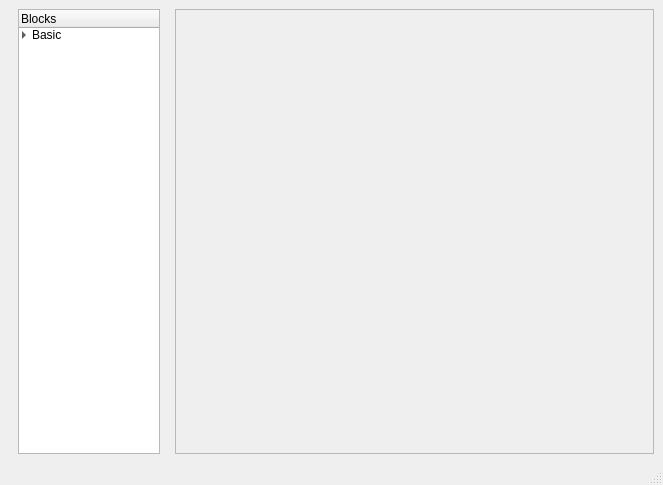
<?xml version="1.0" encoding="UTF-8"?>
<ui version="4.0">
 <class>MainWindow</class>
 <widget class="QMainWindow" name="MainWindow">
  <property name="geometry">
   <rect>
    <x>0</x>
    <y>0</y>
    <width>663</width>
    <height>485</height>
   </rect>
  </property>
  <property name="windowTitle">
   <string>MainWindow</string>
  </property>
  <widget class="QWidget" name="centralwidget">
   <layout class="QHBoxLayout" name="horizontalLayout" stretch="0,0">
    <item>
     <widget class="QWidget" name="sideBar" native="true">
      <property name="maximumSize">
       <size>
        <width>160</width>
        <height>16777215</height>
       </size>
      </property>
      <layout class="QHBoxLayout" name="horizontalLayout_2">
       <property name="spacing">
        <number>0</number>
       </property>
       <property name="topMargin">
        <number>0</number>
       </property>
       <property name="bottomMargin">
        <number>0</number>
       </property>
       <item>
        <widget class="QTreeWidget" name="treeWidget">
         <property name="indentation">
          <number>10</number>
         </property>
         <column>
          <property name="text">
           <string>Blocks</string>
          </property>
         </column>
         <item>
          <property name="text">
           <string>Basic</string>
          </property>
          <item>
           <property name="text">
            <string>And</string>
           </property>
          </item>
          <item>
           <property name="text">
            <string>Or</string>
           </property>
          </item>
          <item>
           <property name="text">
            <string>Xor</string>
           </property>
          </item>
          <item>
           <property name="text">
            <string>Nand</string>
           </property>
          </item>
          <item>
           <property name="text">
            <string>Nor</string>
           </property>
          </item>
          <item>
           <property name="text">
            <string>Xnor</string>
           </property>
          </item>
         </item>
        </widget>
       </item>
      </layout>
     </widget>
    </item>
    <item>
     <widget class="QFrame" name="gridWindow">
      <property name="frameShape">
       <enum>QFrame::Shape::StyledPanel</enum>
      </property>
      <property name="frameShadow">
       <enum>QFrame::Shadow::Raised</enum>
      </property>
     </widget>
    </item>
   </layout>
  </widget>
  <widget class="QMenuBar" name="menubar">
   <property name="geometry">
    <rect>
     <x>0</x>
     <y>0</y>
     <width>663</width>
     <height>36</height>
    </rect>
   </property>
  </widget>
  <widget class="QStatusBar" name="statusbar"/>
 </widget>
 <resources/>
 <connections/>
</ui>
